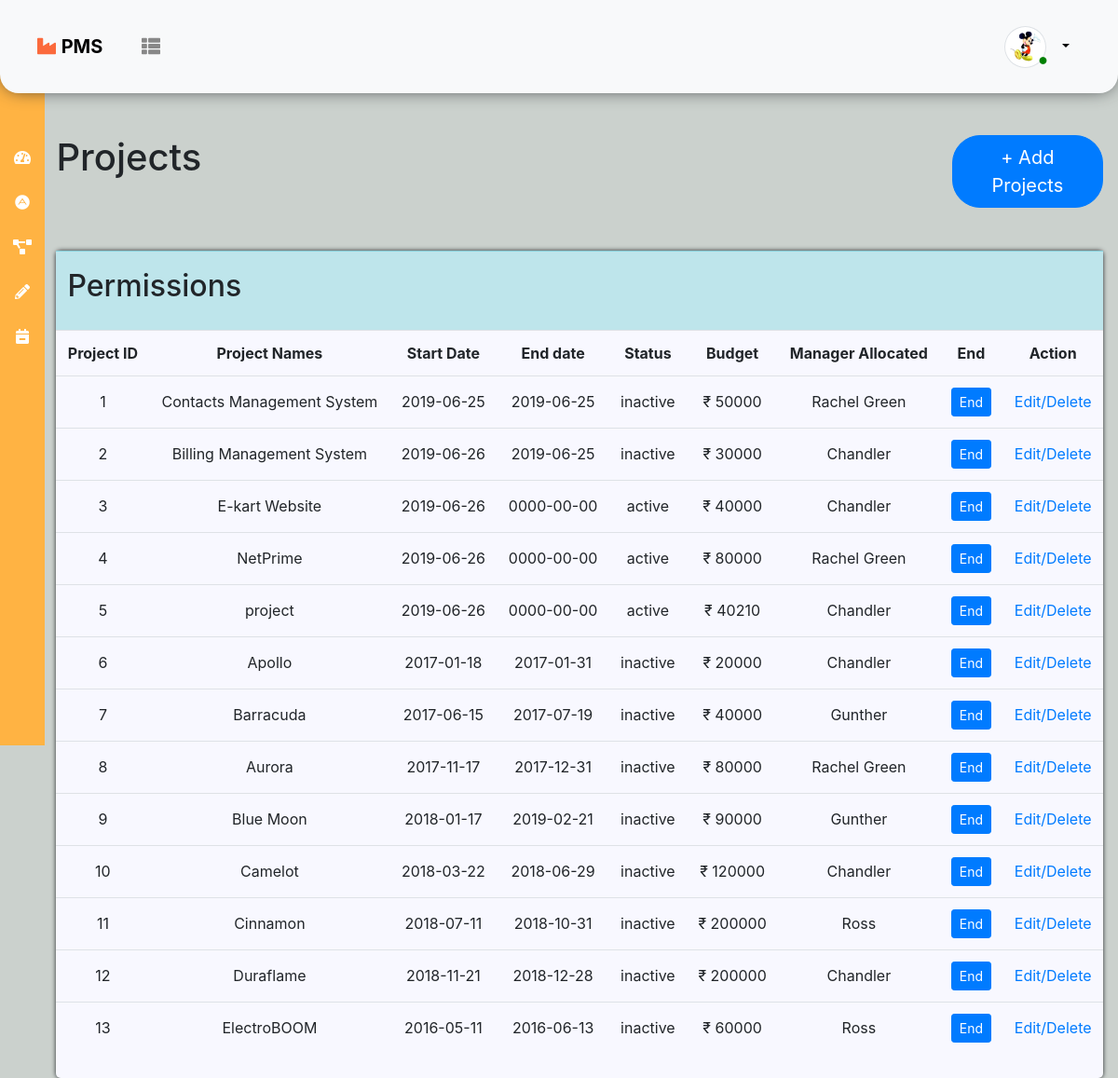
The page /project.php (signed in) on the database its author committed.
### tables this page shows
CREATE TABLE `userinfo` (
  `userid` int(11) NOT NULL,
  `name` varchar(200) NOT NULL,
  `email` varchar(200) NOT NULL,
  `username` varchar(200) NOT NULL,
  `password` varchar(200) NOT NULL,
  `role` varchar(200) NOT NULL,
  `status` varchar(200) NOT NULL,
  `image` varchar(200) NOT NULL
);

CREATE TABLE `projects` (
  `id` int(11) NOT NULL,
  `projectname` varchar(50) NOT NULL,
  `startdate` date NOT NULL,
  `enddate` date NOT NULL,
  `status` varchar(50) NOT NULL,
  `budget` varchar(20) NOT NULL,
  `managerallocated` varchar(50) NOT NULL
);

### project.php (the view, shortened to what this page needs)
<?php
    include_once "connection.php";
    $projectCount = true;
    $sqlProject = mysqli_query($conn, "select * from projects");
?>
<?php require_once "header.php"; ?>
<?php if(in_array("Project", $permissionarray1)){ ?>
<div class="row">
                <div class="col-sm-2 text-left addUsers">
                    <h1>Projects</h1>
                </div>
                <div class="col-sm-2 offset-sm-8 text-right addUsers">
                    <a href="add_projects.php" class="btn btn-primary btn-lg btnAdd"> + Add Projects</a>
                </div>
                <div class="col-sm-12">
                    <div class="tabOuter">
                    <table class="table table-hover">
                        <tr class="table-info">
                            <td colspan="9" height="85"><h2>Permissions</h2></td>
                        </tr>
                        <tr class="text-center">
                            <th>Project ID</th>
                            <th>Project Names</th>
                            <th>Start Date</th>
                            <th>End date</th>
                            <th>Status</th>
                            <th>Budget</th>
                            <th>Manager Allocated</th>
                            <th>End</th>
                            <th>Action</th>
                        </tr>
                        <?php
                            if($projectCount){
                                foreach($sqlProject as $projectList){
                        ?>
                        <tr class="text-center">
                            <td><?php echo $projectList['id']; ?></td>
                            <td><?php echo $projectList['projectname']; ?></td>
                            <td><?php echo $projectList['startdate']; ?></td>
                            <td><?php echo $projectList['enddate']; ?></td>
                            <td><?php echo $projectList['status']; ?></td>
                            <td><?php echo "&#8377; ".$projectList['budget']; ?></td>
                            <td><?php echo $projectList['managerallocated']; ?></td>
                            <td><a href="?end-id=<?php echo $projectList['id'];?>" class="btn btn-sm btn-primary">End</a></td>
                            <td><a href="edit_project.php?edit-id=<?php echo $projectList['id'];?>">Edit/</a><a href="?delete-id=<?php echo $projectList['id'];?>">Delete</a></td>
                        </tr>
                            <?php }} ?>
                    </table>
                    </div>
                </div>
            </div>
<?php } ?>
<?php require_once "footer.php"; ?>

### header.php (shortened to what this page needs)
<?php
    include_once "connection.php";
    $user_name = $_SESSION['username'];
    $sqlquery = mysqli_query($conn, "select * from userinfo where username = '$user_name'");
    $sqlArray = mysqli_fetch_assoc($sqlquery);
    $roleses = $sqlArray['role'];
    $sqlquery2 = mysqli_query($conn, "select * from role where rolename = '$roleses'");
    $sqlArray2 = mysqli_fetch_assoc($sqlquery2);
    $rolesesid = $sqlArray2['roleid'];
    $sqlquery3 = mysqli_query($conn, "select distinct permissionid from relation where roleid = '$rolesesid'");
    $i = 0;
    foreach($sqlquery3 as $permissionArray2){
        $pppppp = $permissionArray2['permissionid'];
        $sqlquery4 = mysqli_query($conn, "select permissionname from permission where permissionid = '$pppppp'");
        $pper = mysqli_fetch_assoc($sqlquery4);
        $permissionarray1[$i] = $pper['permissionname'];
        $i++;
    }
?>
<!DOCTYPE html>
<html>
<head>
    <link rel="stylesheet" href="https://use.fontawesome.com/releases/v5.7.0/css/all.css">
    <link rel="stylesheet" href="https://maxcdn.bootstrapcdn.com/bootstrap/4.3.1/css/bootstrap.min.css">
    <link rel="stylesheet" href="//code.jquery.com/ui/1.11.4/themes/smoothness/jquery-ui.css">
    <link rel="stylesheet" href="//code.jquery.com/ui/1.12.1/themes/base/jquery-ui.css">
    <link rel="stylesheet" href="style.css">
</head>
<body>
    <div class="container-fluid">
    <div class="row">
        <div class="col-sm-12">
        <nav id="navBar" class="navbar navbar-expanded-md bg-light navbar-white fixed-top">
            <span class="navbar-brand"><a href="index.php"><i class="fas fa-industry"></i> <b id="logo">PMS</b></a> <span id="navMenu"><i class="fas fa-th-list"></i></span></span>
            <ul class="navbar-nav">
                <li class="navbar-item">
                <div class="dropdown">
                    <button type="button" class="btn btn-primary dropdown-toggle" data-toggle="dropdown" style="border: none; background: none; color: black;">
                    <img src=<?php echo "images/".$sqlArray['image']; ?> alt="<?php echo $sqlArray['image']; ?>" width="45" height="45" class="rounded-circle img-thumbnail"><sub><i style="right: 8px; position: relative; top: 10px; color: green; font-size: 8px;" class="fas fa-circle"></i></sub>
                    </button>
                </div>
                </li>
            </ul>
        </nav>
        </div>
        <div id="leftmenuinner">
            <table class="table table-borderless table-hover navLeft text-center">
                <?php if(in_array("Dashboard", $permissionarray1)){ ?>
                <tr>
                    <td><i class="fas fa-tachometer-alt"></i></td>
                </tr>
                <?php } ?>
                <?php if(in_array("Permission", $permissionarray1)){ ?>
                <tr id="aclm">
                    <td><i class="fab fa-adn"></i></td>
                </tr>
                <?php } ?>
                <?php if(in_array("Project", $permissionarray1)){ ?>
                <tr>
                    <td><i class="fas fa-project-diagram"></i></td>
                </tr>
                <?php } ?>
                <?php if(in_array("Revenue", $permissionarray1)){ ?>
                <tr>
                    <td><i class="fas fa-pencil-alt"></i></td>
                </tr>
                <?php } ?>
                <?php if(in_array("Timesheet", $permissionarray1)){ ?>
                <tr>
                    <td><i class="fas fa-calendar-minus"></i></td>
                </tr>
                <?php } ?>
            </table>
        </div>
        <div class="mainContainer outer">

### style.css (style rules this page uses)
body { background-color: #bdc5c0c7; width: 100%; }
#navBar { padding:2.7vh 5vh; box-shadow: 0px 0px 20px -5px; border-radius: 0px 0px 20px 20px; }
.btnAdd { border-radius: 30px; }
.tabOuter { margin-top: 2%; background: ghostwhite; padding-bottom: 10px; border-radius: 5px; box-shadow: 0px 0px 5px 0px; height: auto; }
.mainContainer { width: 95.6vw; margin-left: 4.2%; margin-right: 0.5%; margin-top: 14vh; height: 100vh; }
span#navMenu { margin-left:3vw; color : #888; }
.fa-industry { color : #fb6a3c; }
b#logo { color: #000; }
div.outer { padding: 10px; background: transparent; }
div.addUsers { margin-top: 2%; margin-bottom: 2%; }
#leftmenuinner { position: fixed; top: 0; padding-top: 120px; padding-bottom: 0; height: 100vh; width: 4vw; background-color: #ffb343; z-index: +1; }
table.navLeft tr td, table.navLeft tr td a { color: #fff; }
@media only screen and (min-height: 1000px) { #leftmenuinner { padding-top: 145px; } }

### rows shown on the page
userinfo: image (picture)
projects: id "1", projectname "Contacts Management System", startdate "2019-06-25", enddate "2019-06-25", status "inactive", budget "50000", managerallocated "Rachel Green"
projects: id "2", projectname "Billing Management System", startdate "2019-06-26", enddate "2019-06-25", status "inactive", budget "30000", managerallocated "Chandler"
projects: id "3", projectname "E-kart Website", startdate "2019-06-26", enddate "0000-00-00", status "active", budget "40000", managerallocated "Chandler"
projects: id "4", projectname "NetPrime", startdate "2019-06-26", enddate "0000-00-00", status "active", budget "80000", managerallocated "Rachel Green"
projects: id "5", projectname "project", startdate "2019-06-26", enddate "0000-00-00", status "active", budget "40210", managerallocated "Chandler"
projects: id "6", projectname "Apollo", startdate "2017-01-18", enddate "2017-01-31", status "inactive", budget "20000", managerallocated "Chandler"
projects: id "7", projectname "Barracuda", startdate "2017-06-15", enddate "2017-07-19", status "inactive", budget "40000", managerallocated "Gunther"
projects: id "8", projectname "Aurora", startdate "2017-11-17", enddate "2017-12-31", status "inactive", budget "80000", managerallocated "Rachel Green"
projects: id "9", projectname "Blue Moon", startdate "2018-01-17", enddate "2019-02-21", status "inactive", budget "90000", managerallocated "Gunther"
projects: id "10", projectname "Camelot", startdate "2018-03-22", enddate "2018-06-29", status "inactive", budget "120000", managerallocated "Chandler"
projects: id "11", projectname "Cinnamon", startdate "2018-07-11", enddate "2018-10-31", status "inactive", budget "200000", managerallocated "Ross"
projects: id "12", projectname "Duraflame", startdate "2018-11-21", enddate "2018-12-28", status "inactive", budget "200000", managerallocated "Chandler"
projects: id "13", projectname "ElectroBOOM", startdate "2016-05-11", enddate "2016-06-13", status "inactive", budget "60000", managerallocated "Ross"
